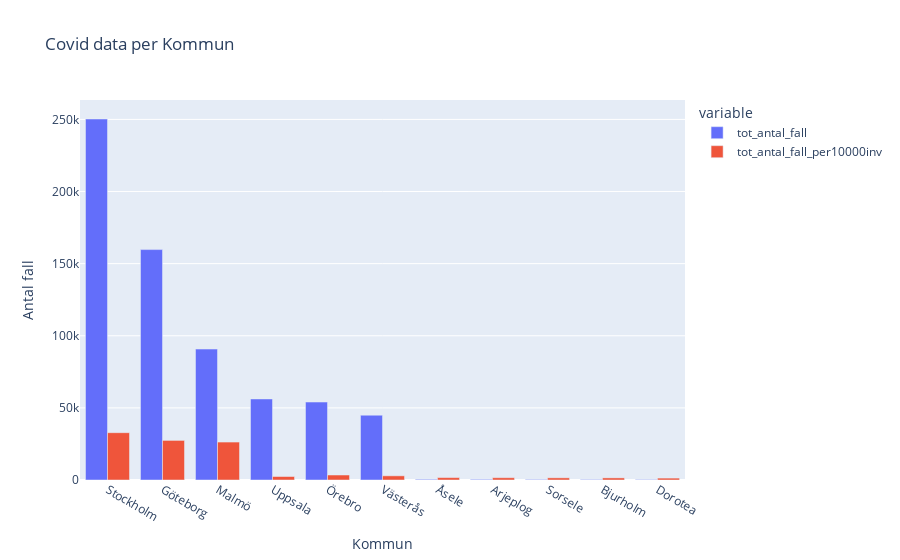

The notebook cell saved with this chart:
### Code cell
fig = px.bar(
    most_least_cases,
    y=["tot_antal_fall", "tot_antal_fall_per10000inv"],
    x = "KnNamn",
    barmode="group",
    title="Covid data per Kommun",
    labels={"value":"Antal fall", "KnNamn": "Kommun"}
)
fig.show()
fig.write_html("Visualiseringar/Covid_data_Kommun.html")

### Figure 1 — Plotly figure (JSON) as saved in the notebook; plotly's stock layout.template omitted (floating-point values rounded to 4 significant figures)
{"data": [{"alignmentgroup": "True", "hovertemplate": "variable=tot_antal_fall<br>Kommun=%{x}<br>Antal fall=%{y}<extra></extra>", "legendgroup": "tot_antal_fall", "marker": {"color": "#636efa", "pattern": {"shape": ""}}, "name": "tot_antal_fall", "offsetgroup": "tot_antal_fall", "orientation": "v", "showlegend": true, "textposition": "auto", "type": "bar", "x": ["Stockholm", "Göteborg", "Malmö", "Uppsala", "Örebro", "Västerås", "Åsele", "Arjeplog", "Sorsele", "Bjurholm", "Dorotea"], "xaxis": "x", "y": [250283, 159749, 90777, 56195, 54046, 44932, 467, 432, 365, 348, 328], "yaxis": "y"}, {"alignmentgroup": "True", "hovertemplate": "variable=tot_antal_fall_per10000inv<br>Kommun=%{x}<br>Antal fall=%{y}<extra></extra>", "legendgroup": "tot_antal_fall_per10000inv", "marker": {"color": "#EF553B", "pattern": {"shape": ""}}, "name": "tot_antal_fall_per10000inv", "offsetgroup": "tot_antal_fall_per10000inv", "orientation": "v", "showlegend": true, "textposition": "auto", "type": "bar", "x": ["Stockholm", "Göteborg", "Malmö", "Uppsala", "Örebro", "Västerås", "Åsele", "Arjeplog", "Sorsele", "Bjurholm", "Dorotea"], "xaxis": "x", "y": [32806, 27445, 26307, 2403, 3456, 2889, 1665, 1589, 1495, 1458, 1313], "yaxis": "y"}], "layout": {"barmode": "group", "legend": {"title": {"text": "variable"}, "tracegroupgap": 0}, "title": {"text": "Covid data per Kommun"}, "xaxis": {"anchor": "y", "domain": [0, 1], "title": {"text": "Kommun"}}, "yaxis": {"anchor": "x", "domain": [0, 1], "title": {"text": "Antal fall"}}}}
